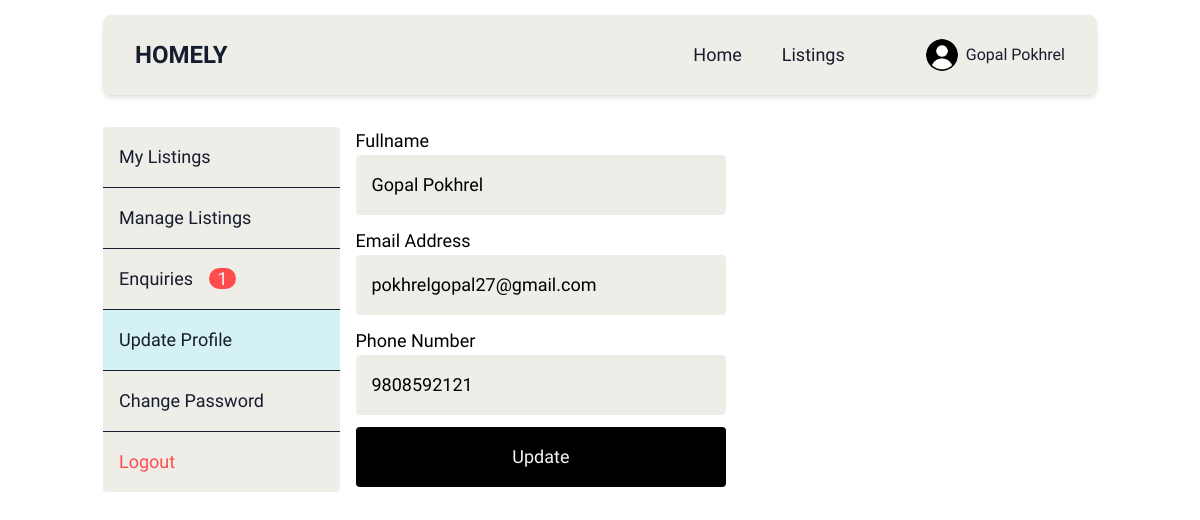
/update-profile.php (signed in), run on the app's committed database.
### tables this page shows
CREATE TABLE `users` (
  `id` int NOT NULL AUTO_INCREMENT,
  `fullname` varchar(100) NOT NULL,
  `email` varchar(100) NOT NULL,
  `password` varchar(100) NOT NULL,
  `phone_number` varchar(50) DEFAULT NULL,
  PRIMARY KEY (`id`),
  UNIQUE KEY `id` (`id`),
  UNIQUE KEY `email` (`email`)
);

### update-profile.php (the view, shortened to what this page needs)
<!doctype html>
<html>
<head>
    <?php include 'common/head.php'; ?>
</head>
<body class="container mx-auto bg-slate-100">
    <?php include 'common/navbar.php'; ?>
    <main class="container mx-auto py-8">
        <div class="grid grid-cols-4 gap-4">
            <div class="">
                <?php include 'menu.php'; ?>
            </div>
            <div class="col-span-3">
                <?php
                $sql = "SELECT * FROM users WHERE id = '$id'";
                $result = mysqli_query($conn, $sql);
                if ($result) {
                    $row = mysqli_fetch_assoc($result);
                    $fullname = $row['fullname'];
                    $email = $row['email'];
                    $phone_number = $row['phone_number'];
                }
                ?>
                <form action="" method="POST" id='myForm' class="w-1/2 space-y-3 text-lg">
                    <div class="form-control flex flex-col">
                        <label for="fullName">Fullname</label>
                        <input type="text" id="editFullname" name="edit_fullname" class="bg-white p-4 rounded bg-ivory outline-0" value="<?php echo $fullname ?>" required>
                    </div>
                    <div class="form-control flex flex-col">
                        <label for="email">Email Address</label>
                        <input type="email" id="editEmail" name="edit_email" class="bg-white p-4 rounded bg-ivory outline-0" value="<?php echo $email ?>" required>
                    </div>
                    <div class="form-control flex flex-col">
                        <label for="phoneNumber">Phone Number</label>
                        <input type="text" id="editPhone" name="edit_phone" class="bg-white p-4 rounded bg-ivory outline-0" value="<?php echo $phone_number ?>" required>
                    </div>
                    <button type="submit" name="update" class="rounded text-light py-4 w-full" style="background-color: black;">Update</button>
                </form>
            </div>
        </div>
</body>
</html>

### common/navbar.php (shortened to what this page needs)
<nav class="px-4 container mx-auto px-8 border-1 my-0 my-3 shadow-md bg-ivory rounded-lg text-lessDark">
    <div class="flex items-center justify-between h-16 lg:h-20">
        <div class="flex-shrink-0">
            <a href="/realestate-change/index.php" title="" class="flex">
                <p class=" font-bold uppercase text-2xl">homely</p>
            </a>
        </div>
        <div class="ml-auto lg:flex lg:items-center lg:justify-center lg:space-x-10">
            <a href="/realestate-change/index.php" title="" class="text-lg text-black">
                Home </a>
            <a href="/realestate-change/listings.php" title="" class="text-lg text-black">
                Listings </a>
            <?php
            include 'connection.php';
            if (isset($_SESSION['email']) && !empty($_SESSION['email'])) {
                $data = $_SESSION['email'];
            } else {
                $data = '';
            }
            $sql = "SELECT * FROM users WHERE email = '$data'";
            if ($result = mysqli_query($conn, $sql)) {
                if (mysqli_num_rows($result) > 0) {
                    $row = mysqli_fetch_assoc($result);
                    $name = $row['fullname'];
                    $id = $row['id'];
                    echo "
                        <a href='/realestate-change/profile.php' class='flex items-center space-x-2'>
                        <img src='/realestate-change/assets/default.png' alt='' class='w-8 h-8 rounded-full'>
                        <span>$name</span></a>
                        ";
                } else {
                    echo "
                        <a  href='login.php' class='px-6 py-3 border-2 rounded bg-indigo-700 text-white'> Log in </a>
                        ";
                }
            }
            ?>
        </div>
    </div>
</nav>

### style.css (style rules this page uses)
html { line-height: 1.5; }
body { padding: 15px; margin: 0; line-height: inherit; font-family: 'Questrial', sans-serif; }
a { color: inherit; text-decoration: inherit; }
.outline-0 { outline-width: 0px; }
.col-span-3 { grid-column: span 3 / span 3; }
.mx-auto { margin-left: auto; margin-right: auto; }
.my-0 { margin-top: 0px; margin-bottom: 0px; }
.ml-auto { margin-left: auto; }
.flex { display: flex; }
.grid { display: grid; }
.h-16 { height: 4rem; }
.h-8 { height: 2rem; }
.w-1\/2 { width: 50%; }
.w-8 { width: 2rem; }
.w-full { width: 100%; }
.flex-shrink-0 { flex-shrink: 0; }
.grid-cols-4 { grid-template-columns: repeat(4, minmax(0, 1fr)); }
.flex-col { flex-direction: column; }
.items-center { align-items: center; }
.justify-between { justify-content: space-between; }
.gap-4 { gap: 1rem; }
.p-4 { padding: 1rem; }
.rounded { border-radius: 0.25rem; }
.rounded-full { border-radius: 9999px; }
.rounded-lg { border-radius: 0.5rem; }
.bg-ivory { --tw-bg-opacity: 1; background-color: rgb(238 237 231 / var(--tw-bg-opacity)); }
.px-4 { padding-left: 1rem; padding-right: 1rem; }
.px-8 { padding-left: 2rem; padding-right: 2rem; }
.py-4 { padding-top: 1rem; padding-bottom: 1rem; }
.py-8 { padding-top: 2rem; padding-bottom: 2rem; }
.text-2xl { font-size: 1.5rem; line-height: 2rem; }
.text-lg { font-size: 1.125rem; line-height: 1.75rem; }
.font-bold { font-weight: 700; }
.uppercase { text-transform: uppercase; }
button, input, optgroup, select, textarea { font-family: inherit; font-size: 100%; font-weight: inherit; line-height: inherit; color: inherit; margin: 0; padding: 0; }
button, [type='button'], [type='reset'], [type='submit'] { background-color: transparent; background-image: none; }
h1, h2, h3, h4, h5, h6, p { margin: 0; }
input::placeholder, textarea::placeholder { opacity: 1; color: #9ca3af; }
button, [role="button"] { cursor: pointer; }
img, svg, iframe { display: block; }
img, video { max-width: 100%; height: auto; }
.container { width: 100%; }
@media (min-width: 640px) { .container { max-width: 640px; } }
@media (min-width: 768px) { .container { max-width: 768px; } }
@media (min-width: 1024px) { .container { max-width: 1024px; } }
.space-x-2> :not([hidden])~ :not([hidden]) { --tw-space-x-reverse: 0; margin-right: calc(0.5rem * var(--tw-space-x-reverse)); margin-left: calc(0.5rem * calc(1 - var(--tw-space-x-reverse))); }
.space-y-3> :not([hidden])~ :not([hidden]) { --tw-space-y-reverse: 0; margin-top: calc(0.75rem * calc(1 - var(--tw-space-y-reverse))); margin-bottom: calc(0.75rem * var(--tw-space-y-reverse)); }
.text-lessDark { --tw-text-opacity: 1; color: rgb(22 29 47 / var(--tw-text-opacity)); }
.text-light { --tw-text-opacity: 1; color: rgb(245 245 249 / var(--tw-text-opacity)); }
.shadow-md { --tw-shadow: 0 4px 6px -1px rgb(0 0 0 / 0.1), 0 2px 4px -2px rgb(0 0 0 / 0.1); --tw-shadow-colored: 0 4px 6px -1px var(--tw-shadow-color), 0 2px 4px -2px var(--tw-shadow-color); box-shadow: var(--tw-ring-offset-shadow, 0 0 #0000), var(--tw-ring-shadow, 0 0 #0000), var(--tw-shadow); }
@media (min-width: 1024px) { .lg\:flex { display: flex; } }
@media (min-width: 1024px) { .lg\:h-20 { height: 5rem; } }
@media (min-width: 1024px) { .lg\:items-center { align-items: center; } }
@media (min-width: 1024px) { .lg\:justify-center { justify-content: center; } }
@media (min-width: 1024px) { .lg\:space-x-10> :not([hidden])~ :not([hidden]) { --tw-space-x-reverse: 0; margin-right: calc(2.5rem * var(--tw-space-x-reverse)); margin-left: calc(2.5rem * calc(1 - var(--tw-space-x-reverse))); } }

### data on the page
users: fullname "Gopal Pokhrel", edit_fullname "Gopal Pokhrel", edit_email "pokhrelgopal27@gmail.com", edit_phone "9808592121"

### other printed values
$ans "1"
